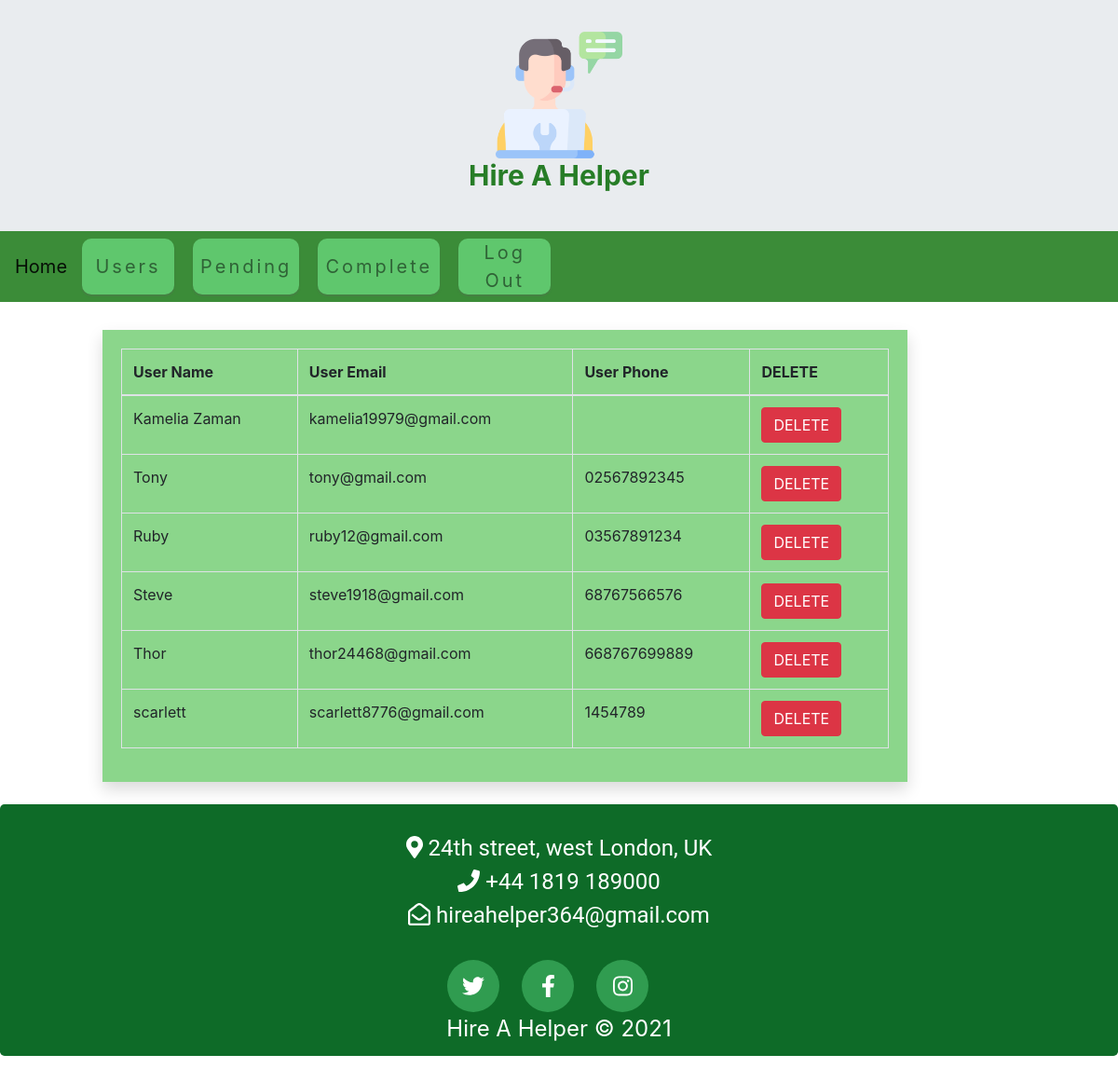
The app's page /aduser.php with its own data.
### tables this page shows
CREATE TABLE `user` (
  `UserName` varchar(45) NOT NULL,
  `UserEmail` varchar(45) NOT NULL,
  `UserPass` varchar(45) NOT NULL,
  `UserPhone` varchar(45) NOT NULL
);

### aduser.php (the view, shortened to what this page needs)
<!DOCTYPE html>
<html>
<head>
    <link rel="stylesheet" href="https://maxcdn.bootstrapcdn.com/bootstrap/4.5.2/css/bootstrap.min.css">
    <link rel="stylesheet" type="text/css" href="style.css">
</head>
<body>
  <div class="jumbotron text-center" style="margin-bottom:-30px;margin-top:-30px;">
  <img src="technical-support.png"class="img1"><h1 class="hire1">Hire A Helper</h1>
</div>
<nav class="navbar navbar-expand-lg navbar-light">
  <a class="navbar-brand" href="adhome.php">Home</a>
  <div class="collapse navbar-collapse" id="collapsibleNavbar">
    <ul class="navbar-nav">
      <li class="nav-item">
        <a class="nav-link" href="aduser.php">Users</a>
      </li>
      <li class="nav-item">
        <a class="nav-link" href="adpending.php">Pending</a>
      </li>
      <li class="nav-item">
        <a class="nav-link" href="adcomplete.php">Complete</a>
      </li>
      <li class="nav-item">
        <a class="nav-link" href="index.php">Log Out</a>
      </li>
    </ul>
  </div>
</nav>
<div class="container" style="margin-top:30px">
      <div class="container-fluid mt-3">
      <div class="card1 shadow mb-4">
        <div class="card-body">
          <div class="table-responsive">
            <table class="table table-bordered" id="dataTable" width="100%" cellspacing="0">
              <thead>
                <tr>
                  <th> User Name </th>
                  <th> User Email </th>
                  <th> User Phone </th>
                  <th> DELETE </th>
                </tr>
              </thead>
              <tbody>
              <?php
          $conn = mysqli_connect("localhost", "root", "", "myService");
              $disp="select * from user";
              $result=mysqli_query($conn,$disp);
              if(mysqli_num_rows($result) > 0)
              {
              while($row=mysqli_fetch_array($result))
              {
                if($row['UserEmail']!=$_SESSION["person"]){
                ?>
                <tr>
                  <td> <?php echo $row['UserName']; ?></td>
                  <td> <?php echo $row['UserEmail']; ?></td>
                  <td> <?php echo $row['UserPhone']; ?></td>
                  <td>
                    <form action="" method="post">
                        <button type="submit" name="delete_btn" class="btn btn-danger"> DELETE</button>
                      </form>
                  </td>
                  </tr>
                <?php
                }
              }
            }
            else {
                  echo "No Record Found";
              }
      ?>
              </tbody>
            </table>
          </div>
        </div>
      </div>
      </div>
</div>
<div class="jumbotron text-center" style="margin-bottom:0 ;background-color:#0e6b28;height: 270px;">
  <div class="address" style="margin-top:-40px;"><i class="fas fa-map-marker-alt"></i>  24th street, west London, UK
<br><i class="fas fa-phone"></i>  +44 1819 189000
<br><i class="far fa-envelope-open"></i>  hireahelper364@gmail.com</div>
  <div class="d-flex justify-content-center align-items-center">
        <a
          class="d-inline-flex align-items-center justify-content-center twitter"
          href="#"
          ><i class="fab fa-twitter"></i
        ></a>
        <a
          class="d-inline-flex align-items-center justify-content-center facebook"
          href="#"
          ><i class="fab fa-facebook-f"></i
        ></a>
        <a
          class="d-inline-flex align-items-center justify-content-center instagram"
          href="#"
          ><i class="fab fa-instagram"></i
        ></a>
      </div>
        <p style="color: white;
  font-size: 1.5rem;">
          Hire A Helper &#169; 2021
        </p>
</div>
</body>
</html>

### style.css (style rules this page uses)
* { margin: 0; padding: 0; }
.img1 { width: 12%; }
.hire1 { color: #277d27; text-align: center; font-size: 30px; font-weight: bold; }
.card1 { width: 80%; margin-top: 30px; margin-left: 50px; background-color: #8bd68b; }
.address { font-family: Roboto; color: white; font-size: 24px; text-align: center; padding-top: 5px; padding-bottom: 30px; }
.twitter, .facebook, .instagram { height: 3.5rem; width: 3.5rem; color: white; border-radius: 100%; font-size: 1.5rem; margin-right: 1.5rem; background-color: #309c50; }
.nav-item { font-size: 24px; display: flex; justify-content: space-around; width: 100%; color:green; display: flex; justify-content: space-around; align-items: center; background-color: #5fc76d; color:white; text-decoration: none; letter-spacing: 3px; font-weight: bold; font-size: 20px; box-shadow: 0px 2px 2px rgba(96, 96, 96, 0.3); background: #5fc76d; color: #ffffff; font-weight: 400; text-align: center; border-radius: 10px; list-style-type: none; margin-right: 20px; height: 60px; }
nav { display: flex; justify-content: space-around; align-items: center; background-color: #3b8c38; }

### records on screen
user: UserName "Kamelia Zaman", UserEmail "kamelia19979@gmail.com"
user: UserName "Tony", UserEmail "tony@gmail.com", UserPhone "02567892345"
user: UserName "Ruby", UserEmail "ruby12@gmail.com", UserPhone "03567891234"
user: UserName "Steve", UserEmail "steve1918@gmail.com", UserPhone "68767566576"
user: UserName "Thor", UserEmail "thor24468@gmail.com", UserPhone "668767699889"
user: UserName "scarlett", UserEmail "scarlett8776@gmail.com", UserPhone "1454789"
